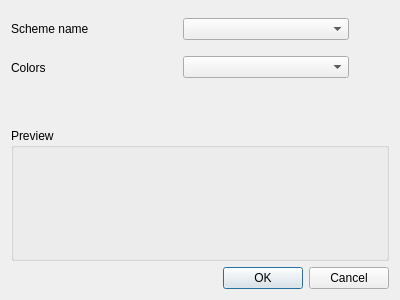
<?xml version="1.0" encoding="UTF-8"?>
<ui version="4.0">
 <class>VectorColorBrewerColorRampV2DialogBase</class>
 <widget class="QDialog" name="VectorColorBrewerColorRampV2DialogBase">
  <property name="geometry">
   <rect>
    <x>0</x>
    <y>0</y>
    <width>400</width>
    <height>300</height>
   </rect>
  </property>
  <property name="windowTitle">
   <string>ColorBrewer ramp</string>
  </property>
  <layout class="QVBoxLayout">
   <item>
    <layout class="QGridLayout">
     <item row="0" column="0">
      <widget class="QLabel" name="label">
       <property name="text">
        <string>Scheme name</string>
       </property>
       <property name="buddy">
        <cstring>cboSchemeName</cstring>
       </property>
      </widget>
     </item>
     <item row="0" column="2" rowspan="2">
      <spacer>
       <property name="orientation">
        <enum>Qt::Horizontal</enum>
       </property>
       <property name="sizeType">
        <enum>QSizePolicy::Preferred</enum>
       </property>
       <property name="sizeHint" stdset="0">
        <size>
         <width>40</width>
         <height>71</height>
        </size>
       </property>
      </spacer>
     </item>
     <item row="1" column="0">
      <widget class="QLabel" name="label_2">
       <property name="text">
        <string>Colors</string>
       </property>
       <property name="buddy">
        <cstring>cboColors</cstring>
       </property>
      </widget>
     </item>
     <item row="0" column="1">
      <widget class="QComboBox" name="cboSchemeName"/>
     </item>
     <item row="1" column="1">
      <widget class="QComboBox" name="cboColors"/>
     </item>
    </layout>
   </item>
   <item>
    <spacer>
     <property name="orientation">
      <enum>Qt::Vertical</enum>
     </property>
     <property name="sizeType">
      <enum>QSizePolicy::Preferred</enum>
     </property>
     <property name="sizeHint" stdset="0">
      <size>
       <width>20</width>
       <height>40</height>
      </size>
     </property>
    </spacer>
   </item>
   <item>
    <widget class="QGroupBox" name="groupBox">
     <property name="title">
      <string>Preview</string>
     </property>
     <layout class="QVBoxLayout">
      <item>
       <widget class="QLabel" name="lblPreview">
        <property name="frameShape">
         <enum>QFrame::NoFrame</enum>
        </property>
        <property name="text">
         <string/>
        </property>
        <property name="alignment">
         <set>Qt::AlignCenter</set>
        </property>
       </widget>
      </item>
     </layout>
    </widget>
   </item>
   <item>
    <widget class="QDialogButtonBox" name="buttonBox">
     <property name="orientation">
      <enum>Qt::Horizontal</enum>
     </property>
     <property name="standardButtons">
      <set>QDialogButtonBox::Cancel|QDialogButtonBox::Ok</set>
     </property>
    </widget>
   </item>
  </layout>
 </widget>
 <tabstops>
  <tabstop>cboSchemeName</tabstop>
  <tabstop>cboColors</tabstop>
  <tabstop>buttonBox</tabstop>
 </tabstops>
 <resources/>
 <connections>
  <connection>
   <sender>buttonBox</sender>
   <signal>accepted()</signal>
   <receiver>VectorColorBrewerColorRampV2DialogBase</receiver>
   <slot>accept()</slot>
   <hints>
    <hint type="sourcelabel">
     <x>258</x>
     <y>281</y>
    </hint>
    <hint type="destinationlabel">
     <x>168</x>
     <y>256</y>
    </hint>
   </hints>
  </connection>
  <connection>
   <sender>buttonBox</sender>
   <signal>rejected()</signal>
   <receiver>VectorColorBrewerColorRampV2DialogBase</receiver>
   <slot>reject()</slot>
   <hints>
    <hint type="sourcelabel">
     <x>363</x>
     <y>273</y>
    </hint>
    <hint type="destinationlabel">
     <x>371</x>
     <y>259</y>
    </hint>
   </hints>
  </connection>
 </connections>
</ui>
